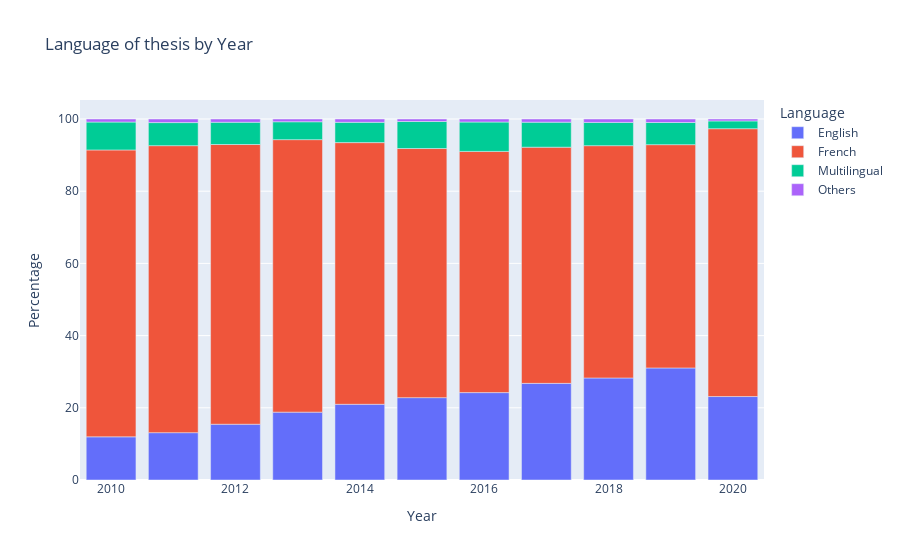

The code cell stored with this chart in its notebook:
### Code cell
fig = px.bar(df_lang, x="Year", y="Percentage", color="Language", title="Language of thesis by Year")
fig.write_image("plots/language_by_year.png")
fig.show()

### Figure 1 — Plotly figure (JSON) as saved in the notebook; plotly's stock layout.template omitted (floating-point values rounded to 4 significant figures)
{"data": [{"alignmentgroup": "True", "hovertemplate": "Language=English<br>Year=%{x}<br>Percentage=%{y}<extra></extra>", "legendgroup": "English", "marker": {"color": "#636efa", "pattern": {"shape": ""}}, "name": "English", "offsetgroup": "English", "orientation": "v", "showlegend": true, "textposition": "auto", "type": "bar", "x": [2010, 2011, 2012, 2013, 2014, 2015, 2016, 2017, 2018, 2019, 2020], "xaxis": "x", "y": [11.96, 13.11, 15.45, 18.8, 20.97, 22.82, 24.21, 26.77, 28.26, 31.04, 23.12], "yaxis": "y"}, {"alignmentgroup": "True", "hovertemplate": "Language=French<br>Year=%{x}<br>Percentage=%{y}<extra></extra>", "legendgroup": "French", "marker": {"color": "#EF553B", "pattern": {"shape": ""}}, "name": "French", "offsetgroup": "French", "orientation": "v", "showlegend": true, "textposition": "auto", "type": "bar", "x": [2010, 2011, 2012, 2013, 2014, 2015, 2016, 2017, 2018, 2019, 2020], "xaxis": "x", "y": [79.47, 79.51, 77.49, 75.48, 72.48, 69.0, 66.81, 65.43, 64.35, 61.85, 74.19], "yaxis": "y"}, {"alignmentgroup": "True", "hovertemplate": "Language=Multilingual<br>Year=%{x}<br>Percentage=%{y}<extra></extra>", "legendgroup": "Multilingual", "marker": {"color": "#00cc96", "pattern": {"shape": ""}}, "name": "Multilingual", "offsetgroup": "Multilingual", "orientation": "v", "showlegend": true, "textposition": "auto", "type": "bar", "x": [2010, 2011, 2012, 2013, 2014, 2015, 2016, 2017, 2018, 2019, 2020], "xaxis": "x", "y": [7.726, 6.388, 6.161, 4.955, 5.626, 7.488, 8.144, 6.929, 6.438, 6.136, 2.151], "yaxis": "y"}, {"alignmentgroup": "True", "hovertemplate": "Language=Others<br>Year=%{x}<br>Percentage=%{y}<extra></extra>", "legendgroup": "Others", "marker": {"color": "#ab63fa", "pattern": {"shape": ""}}, "name": "Others", "offsetgroup": "Others", "orientation": "v", "showlegend": true, "textposition": "auto", "type": "bar", "x": [2010, 2011, 2012, 2013, 2014, 2015, 2016, 2017, 2018, 2019, 2020], "xaxis": "x", "y": [0.8439, 0.9942, 0.9023, 0.7617, 0.9177, 0.6924, 0.8371, 0.8761, 0.9479, 0.9694, 0.5376], "yaxis": "y"}], "layout": {"barmode": "relative", "legend": {"title": {"text": "Language"}, "tracegroupgap": 0}, "title": {"text": "Language of thesis by Year"}, "xaxis": {"anchor": "y", "domain": [0, 1], "title": {"text": "Year"}}, "yaxis": {"anchor": "x", "domain": [0, 1], "title": {"text": "Percentage"}}}}
